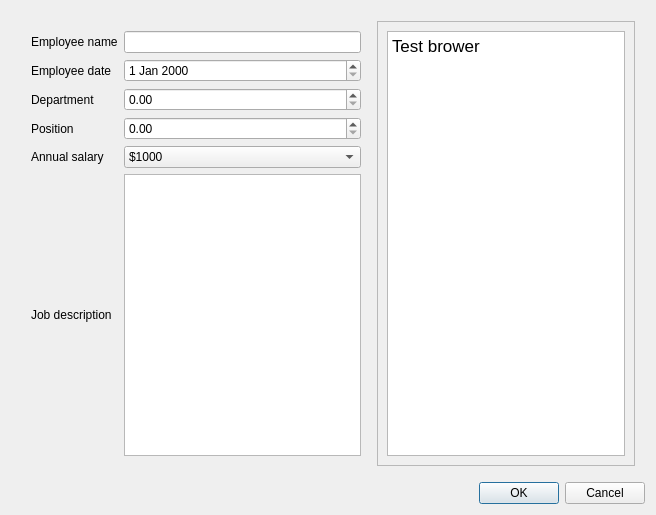
<?xml version="1.0" encoding="UTF-8"?>
<ui version="4.0">
 <class>Dialog</class>
 <widget class="QDialog" name="Dialog">
  <property name="geometry">
   <rect>
    <x>0</x>
    <y>0</y>
    <width>656</width>
    <height>515</height>
   </rect>
  </property>
  <property name="windowTitle">
   <string>Dialog</string>
  </property>
  <layout class="QVBoxLayout" name="verticalLayout_3">
   <item>
    <layout class="QVBoxLayout" name="verticalLayout_2">
     <item>
      <layout class="QHBoxLayout" name="horizontalLayout">
       <property name="leftMargin">
        <number>10</number>
       </property>
       <property name="topMargin">
        <number>10</number>
       </property>
       <property name="rightMargin">
        <number>10</number>
       </property>
       <property name="bottomMargin">
        <number>10</number>
       </property>
       <item>
        <layout class="QGridLayout" name="gridLayout">
         <property name="leftMargin">
          <number>10</number>
         </property>
         <property name="topMargin">
          <number>10</number>
         </property>
         <property name="rightMargin">
          <number>10</number>
         </property>
         <property name="bottomMargin">
          <number>10</number>
         </property>
         <item row="0" column="0">
          <widget class="QLabel" name="label">
           <property name="text">
            <string>Employee name</string>
           </property>
          </widget>
         </item>
         <item row="0" column="1">
          <widget class="QLineEdit" name="lineEdit"/>
         </item>
         <item row="1" column="0">
          <widget class="QLabel" name="label_2">
           <property name="text">
            <string>Employee date</string>
           </property>
          </widget>
         </item>
         <item row="1" column="1">
          <widget class="QDateEdit" name="dateEdit"/>
         </item>
         <item row="2" column="0">
          <widget class="QLabel" name="label_3">
           <property name="text">
            <string>Department</string>
           </property>
          </widget>
         </item>
         <item row="2" column="1">
          <widget class="QDoubleSpinBox" name="doubleSpinBox"/>
         </item>
         <item row="3" column="0">
          <widget class="QLabel" name="label_4">
           <property name="text">
            <string>Position</string>
           </property>
          </widget>
         </item>
         <item row="3" column="1">
          <widget class="QDoubleSpinBox" name="doubleSpinBox_2"/>
         </item>
         <item row="4" column="0">
          <widget class="QLabel" name="label_5">
           <property name="text">
            <string>Annual salary</string>
           </property>
          </widget>
         </item>
         <item row="4" column="1">
          <widget class="QComboBox" name="comboBox_2">
           <item>
            <property name="text">
             <string>$1000</string>
            </property>
           </item>
           <item>
            <property name="text">
             <string>$1500</string>
            </property>
           </item>
           <item>
            <property name="text">
             <string>$2000</string>
            </property>
           </item>
          </widget>
         </item>
         <item row="5" column="0">
          <widget class="QLabel" name="label_6">
           <property name="text">
            <string>Job description</string>
           </property>
          </widget>
         </item>
         <item row="5" column="1">
          <widget class="QTextEdit" name="textEdit"/>
         </item>
        </layout>
       </item>
       <item>
        <widget class="QFrame" name="frame">
         <property name="frameShape">
          <enum>QFrame::StyledPanel</enum>
         </property>
         <property name="frameShadow">
          <enum>QFrame::Raised</enum>
         </property>
         <layout class="QVBoxLayout" name="verticalLayout">
          <item>
           <widget class="QTextBrowser" name="textBrowser">
            <property name="html">
             <string>&lt;!DOCTYPE HTML PUBLIC &quot;-//W3C//DTD HTML 4.0//EN&quot; &quot;http://www.w3.org/TR/REC-html40/strict.dtd&quot;&gt;
&lt;html&gt;&lt;head&gt;&lt;meta name=&quot;qrichtext&quot; content=&quot;1&quot; /&gt;&lt;style type=&quot;text/css&quot;&gt;
p, li { white-space: pre-wrap; }
&lt;/style&gt;&lt;/head&gt;&lt;body style=&quot; font-family:'.AppleSystemUIFont'; font-size:13pt; font-weight:400; font-style:normal;&quot;&gt;
&lt;p style=&quot; margin-top:0px; margin-bottom:0px; margin-left:0px; margin-right:0px; -qt-block-indent:0; text-indent:0px;&quot;&gt;Test brower&lt;/p&gt;
&lt;p style=&quot;-qt-paragraph-type:empty; margin-top:0px; margin-bottom:0px; margin-left:0px; margin-right:0px; -qt-block-indent:0; text-indent:0px;&quot;&gt;&lt;br /&gt;&lt;/p&gt;&lt;/body&gt;&lt;/html&gt;</string>
            </property>
           </widget>
          </item>
         </layout>
        </widget>
       </item>
      </layout>
     </item>
     <item>
      <widget class="QDialogButtonBox" name="buttonBox">
       <property name="orientation">
        <enum>Qt::Horizontal</enum>
       </property>
       <property name="standardButtons">
        <set>QDialogButtonBox::Cancel|QDialogButtonBox::Ok</set>
       </property>
      </widget>
     </item>
    </layout>
   </item>
  </layout>
 </widget>
 <resources/>
 <connections>
  <connection>
   <sender>buttonBox</sender>
   <signal>accepted()</signal>
   <receiver>Dialog</receiver>
   <slot>accept()</slot>
   <hints>
    <hint type="sourcelabel">
     <x>248</x>
     <y>254</y>
    </hint>
    <hint type="destinationlabel">
     <x>157</x>
     <y>274</y>
    </hint>
   </hints>
  </connection>
  <connection>
   <sender>buttonBox</sender>
   <signal>rejected()</signal>
   <receiver>Dialog</receiver>
   <slot>reject()</slot>
   <hints>
    <hint type="sourcelabel">
     <x>316</x>
     <y>260</y>
    </hint>
    <hint type="destinationlabel">
     <x>286</x>
     <y>274</y>
    </hint>
   </hints>
  </connection>
 </connections>
</ui>
